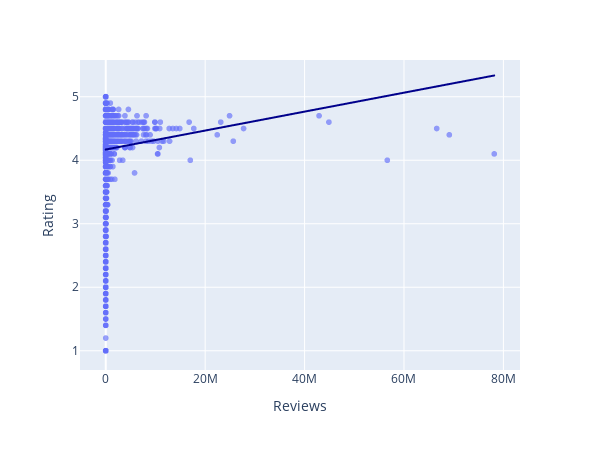

The code cell stored with this chart in its notebook:
### Markdown cell above
### Rating VS Review

### Code cell
px.scatter(
    df, x='Reviews', y='Rating', opacity=0.65,
    trendline='ols', trendline_color_override='darkblue',width=600, height=450
)

### Figure 1 — Plotly figure (JSON) as saved in the notebook; plotly's stock layout.template omitted (floating-point values rounded to 4 significant figures; data arrays with more than 128 entries replaced by an {"elided": "..."} marker saying what was removed)
{"data": [{"hovertemplate": "Reviews=%{x}<br>Rating=%{y}<extra></extra>", "legendgroup": "", "marker": {"color": "#636efa", "opacity": 0.65, "symbol": "circle"}, "mode": "markers", "name": "", "showlegend": false, "type": "scattergl", "x": {"elided": "9648 int values"}, "xaxis": "x", "y": {"elided": "9648 float values"}, "yaxis": "y"}, {"hovertemplate": "<b>OLS trendline</b><br>Rating = 1.49108e-08 * Reviews + 4.16906<br>R<sup>2</sup>=0.003037<br><br>Reviews=%{x}<br>Rating=%{y} <b>(trend)</b><extra></extra>", "legendgroup": "", "line": {"color": "darkblue"}, "marker": {"color": "#636efa", "symbol": "circle"}, "mode": "lines", "name": "", "showlegend": false, "type": "scattergl", "x": {"elided": "9648 int values"}, "xaxis": "x", "y": {"elided": "9648 float values"}, "yaxis": "y"}], "layout": {"height": 450, "legend": {"tracegroupgap": 0}, "margin": {"t": 60}, "width": 600, "xaxis": {"anchor": "y", "domain": [0, 1], "title": {"text": "Reviews"}}, "yaxis": {"anchor": "x", "domain": [0, 1], "title": {"text": "Rating"}}}}
